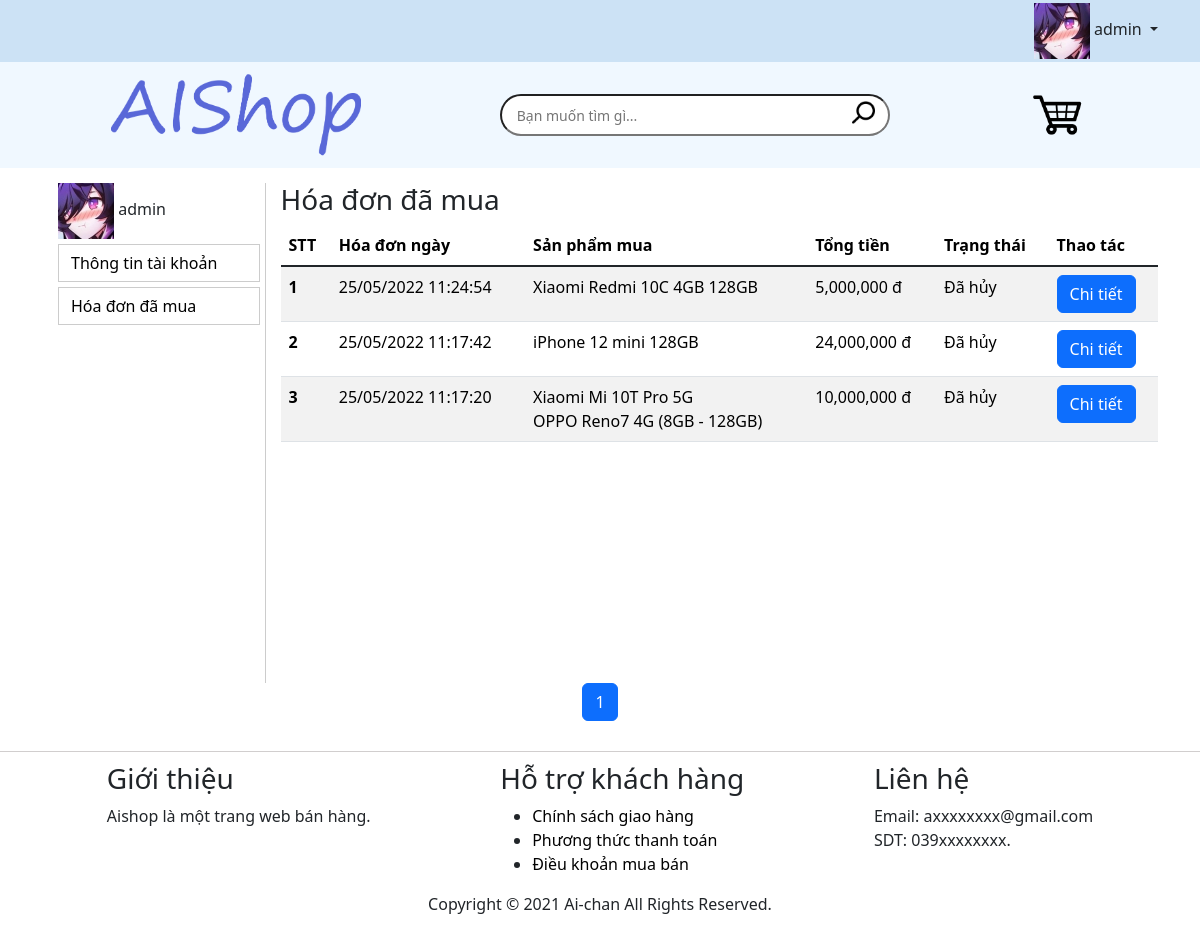
/index.php?id=quanlytaikhoan&action=showhoadon (signed in), run on an earlier commit of the app's database.
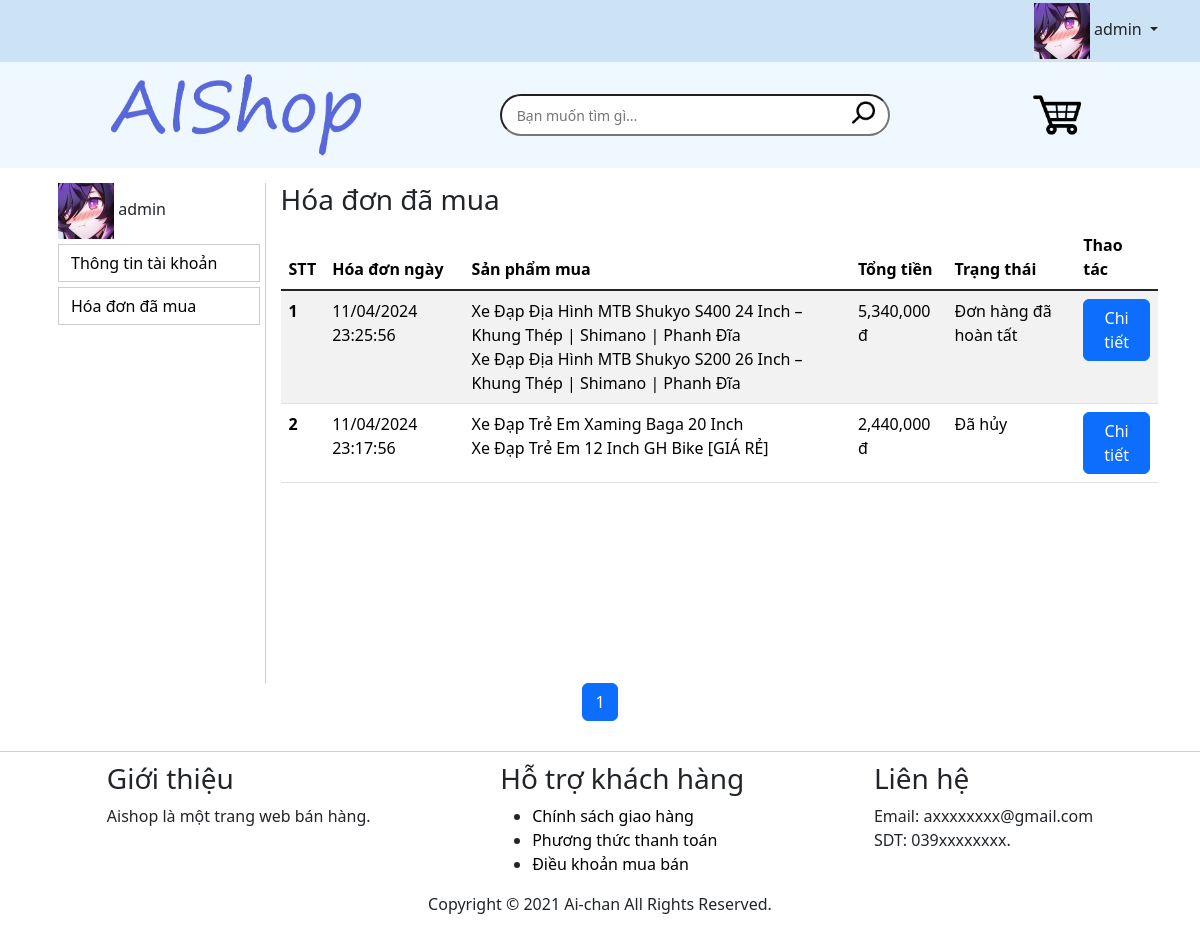
And on a later commit of the database.
### tables this page shows
CREATE TABLE `tbl_hoadon` (
  `id_hoadon` int(11) NOT NULL,
  `id_user` int(11) NOT NULL,
  `diachi` varchar(255) NOT NULL,
  `tong_tien` varchar(100) NOT NULL,
  `sdt` varchar(100) NOT NULL,
  `date` date NOT NULL,
  `pptt` varchar(100) NOT NULL,
  `trangthai` varchar(50) NOT NULL,
  `time` varchar(255) NOT NULL
);

CREATE TABLE `tbl_chitiethoadon` (
  `id_hoadon` int(11) NOT NULL,
  `id_sanpham` int(50) NOT NULL,
  `soluongsp` int(11) NOT NULL
);

CREATE TABLE `tbl_sanpham` (
  `id_sanpham` int(11) NOT NULL,
  `ten_sanpham` varchar(255) NOT NULL,
  `loaisp` int(10) NOT NULL,
  `mota` longtext NOT NULL,
  `gia` varchar(255) NOT NULL,
  `trangthai` varchar(11) NOT NULL,
  `images` varchar(255) NOT NULL,
  `soluong` int(50) NOT NULL
);

### include/quanlytaikhoan.php (the view, shortened to what this page needs)
<div class="flex-container container" style=" margin-top: 15px;">
<div class="left-menu">
    <ul>
        <li>
            <img src="images/icon-user.png" alt="icon"> <?php echo $_SESSION['user']['hoten'] ?>
        </li>
        <li>
            <button class="btn">
            <a href="index.php?id=quanlytaikhoan&action=showtttk">
            Thông tin tài khoản
                </a></button>
        </li>
        <li>
            <button class="btn">
        <a href="index.php?id=quanlytaikhoan&action=showhoadon">
            Hóa đơn đã mua
        </a></button>
        </li>
    </ul>
</div>
                </script> <?php
            $actionql = (isset($_GET['action'])) ? $_GET['action'] : 'showtttk';
    ?>
<?php
    if($actionql == 'showhoadon'){
        $idkh = $_SESSION['user']['id_user'];
        $sql_hd_o = "SELECT * FROM tbl_hoadon WHERE id_user = $idkh ORDER BY id_hoadon DESC";
        $queryhd_o = mysqli_query($con,$sql_hd_o);
        $i = 1;
        $limit_pg = 20;
        $row = mysqli_num_rows($queryhd_o);
        $page = ceil($row / $limit_pg);
        if(isset($_GET['page'])){
            $pg = $_GET['page'];
            }else{
        $pg = 1;
        }
            $start = ($pg - 1)*$limit_pg;
        $sql_hd = "SELECT * FROM tbl_hoadon WHERE id_user = $idkh ORDER BY id_hoadon DESC LIMIT $start,$limit_pg";
        $queryhd = mysqli_query($con,$sql_hd);
        ?>
            <div class="thong-tin-tk">
                <div class="tittle-user">
                    <h3>Hóa đơn đã mua</h3>
                </div>
                <div>
                <table class="table table-striped">
                    <thead>
                        <tr>
                            <th scope="col">STT</th>
                            <th scope="col">Hóa đơn ngày</th>
                            <th scope="col">Sản phẩm mua</th>
                            <th scope="col">Tổng tiền</th>
                            <th scope="col">Trạng thái</th>
                            <th scope="col">Thao tác</th>
                        </tr>
                    </thead>
                    <tbody>
                        <?php if(isset($_GET['page'])){
                            $pg = $_GET['page'];
                            if($pg == 1){ $i = 1;}
                            if($pg >= 2){$i =  ($pg+20)*1+1;}
                        }else $i = 1;
                        while($data3 = mysqli_fetch_assoc($queryhd)){  ?>
                        <tr>
                        <th scope="row"><?php echo $i; $i++;?></th>
                        <td><?php echo date_format(date_create($data3['time']),"d/m/Y H:i:s") ?></td>
                        <td><?php
                            $idhd3 = $data3['id_hoadon'];
                             $sql_cthd = "SELECT * FROM tbl_chitiethoadon,tbl_sanpham WHERE tbl_chitiethoadon.id_sanpham = tbl_sanpham.id_sanpham AND tbl_chitiethoadon.id_hoadon = $idhd3";
                             $querycthd = mysqli_query($con,$sql_cthd);
                             while($data4 = mysqli_fetch_assoc($querycthd)){
                                 echo $data4['ten_sanpham']; ?> <br> <?php
                             }
                        ?></td>
                        <td><?php echo number_format($data3['tong_tien']) ?> đ</td>
                        <td><?php echo $data3['trangthai']?></td>
                        <td>
                            <button class="btn-primary btn"><a href="index.php?id=quanlytaikhoan&action=chitiethoadon&&idhd=<?php echo $data3['id_hoadon'] ?>" style="color:white;"> Chi tiết </a></button>
                        </td>
                        </tr>
                        <?php } ?>
                    </tbody>
                </table>
                </div>
            </div>
            </div>
         <div class="pagi">
        <ul class="pagination justify-content-center">
        <?php
        for ($i=1; $i <= $page; $i++) { if($pg == $i){
                ?>
                 <li class="page-item active"><a href="index.php?id=quanlytaikhoan&action=showhoadon&page=<?php echo $i?>" class="page-link"> <?php echo $i ?></a></li>
            <?php }else{
                ?>
                <li class="page-item"><a href="index.php?id=quanlytaikhoan&action=showhoadon&page=<?php echo $i?>" class="page-link"> <?php echo $i ?></a></li>
                <?php
            }}
            ?>
        </ul>
         </div>
    <?php }?>

What changed in the data, as far as the page shows it:
removed tbl_hoadon: time "25/05/2022 11:24:54", tong_tien "5,000,000", trangthai "Đã hủy"
removed tbl_chitiethoadon: tbl_sanpham.ten_sanpham "Xiaomi Redmi 10C 4GB 128GB", shown under "25/05/2022 11:24:54"
removed tbl_hoadon: time "25/05/2022 11:17:42", tong_tien "24,000,000", trangthai "Đã hủy"
removed tbl_chitiethoadon: tbl_sanpham.ten_sanpham "iPhone 12 mini 128GB", shown under "25/05/2022 11:17:42"
removed tbl_hoadon: time "25/05/2022 11:17:20", tong_tien "10,000,000", trangthai "Đã hủy"
removed tbl_chitiethoadon: tbl_sanpham.ten_sanpham "Xiaomi Mi 10T Pro 5G", shown under "25/05/2022 11:17:20"
removed tbl_chitiethoadon: tbl_sanpham.ten_sanpham "OPPO Reno7 4G (8GB - 128GB)", shown under "25/05/2022 11:17:20"
added tbl_hoadon: time "11/04/2024 23:25:56", tong_tien "5,340,000", trangthai "Đơn hàng đã hoàn tất"
added tbl_chitiethoadon: tbl_sanpham.ten_sanpham "Xe Đạp Địa Hình MTB Shukyo S400 24 Inch – Khung Thép | Shimano | Phanh Đĩa", shown under "11/04/2024 23:25:56"
added tbl_chitiethoadon: tbl_sanpham.ten_sanpham "Xe Đạp Địa Hình MTB Shukyo S200 26 Inch – Khung Thép | Shimano | Phanh Đĩa", shown under "11/04/2024 23:25:56"
added tbl_hoadon: time "11/04/2024 23:17:56", tong_tien "2,440,000", trangthai "Đã hủy"
added tbl_chitiethoadon: tbl_sanpham.ten_sanpham "Xe Đạp Trẻ Em Xaming Baga 20 Inch", shown under "11/04/2024 23:17:56"
added tbl_chitiethoadon: tbl_sanpham.ten_sanpham "Xe Đạp Trẻ Em 12 Inch GH Bike [GIÁ RẺ]", shown under "11/04/2024 23:17:56"
